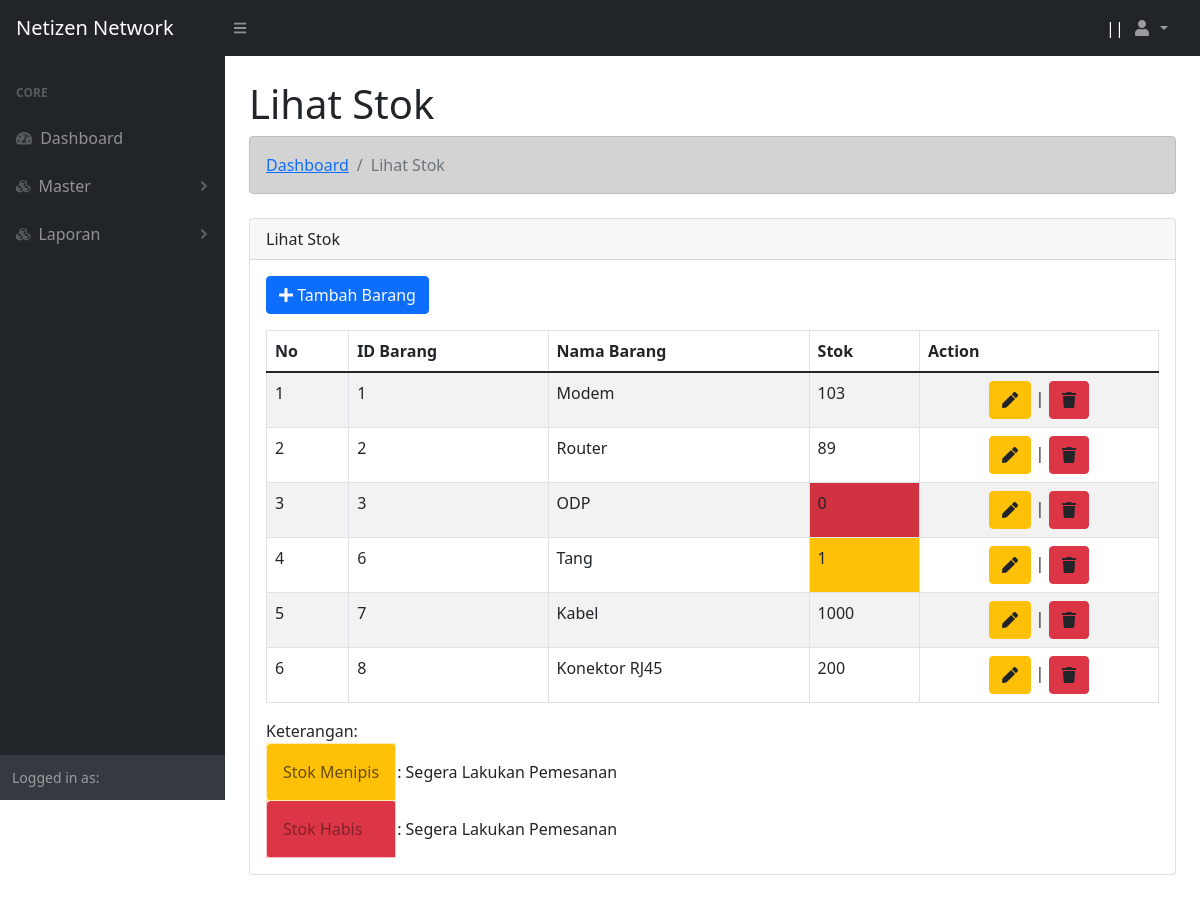
/operasional/lihat_stok.php, run on the app's committed database.
### tables this page shows
CREATE TABLE `tbl_barang` (
  `id_barang` int(11) NOT NULL,
  `nama_barang` varchar(20) NOT NULL,
  `stok` int(5) NOT NULL,
  `sisa_stok` int(10) NOT NULL
);

### functions.php (called while the page is built, shortened)
<?php
$koneksi = mysqli_connect("localhost","root","","webmanagement");
function query($query){
    global $koneksi;
    $result = mysqli_query($koneksi, $query);
    $rows = [];
    while ($row = mysqli_fetch_assoc($result)){
        $rows[] = $row;
    }
    return $rows;
}
?>

### operasional/lihat_stok.php (the view, shortened to what this page needs)
<?php
    require '../functions.php';
    $stok = query("SELECT * from tbl_barang")
?>
<!DOCTYPE html>
<html lang="en">
<head>
    <?php include "view/head.php";?>
</head>
<body class="sb-nav-fixed">
    <?php
        include "view/navbar.php";
        include "view/sidebar.php";
    ?>
    <div id="layoutSidenav_content">
        <main>
            <div class="container-fluid px-4">
                <h1 class="mt-4">Lihat Stok</h1>
                <ol class="breadcrumb alert alert-dark mb-4">
                    <li class="breadcrumb-item"><a href="index.php"> Dashboard </a></li>
                    <li class="breadcrumb-item active">Lihat Stok</li>
                </ol>
                <div class="row">
                    <div class="col">
                        <div class="card mb-4">
                            <div class="card-header">
                                Lihat Stok
                            </div>
                            <div class="card-body">
                            <button class="btn btn-primary mb-3"><i class="fas fa-plus"></i><a class="text-decoration-none text-light" href="tambah_barang.php"> Tambah Barang </a></button>
                                <table class="table table-striped table-bordered" id="tabel">
                                    <thead>
                                        <th>No</th>
                                        <th>ID Barang</th>
                                        <th>Nama Barang</th>
                                        <th>Stok</th>
                                        <th>Action</th>
                                    </thead>
                                    <tbody>
                                    <?php $i = 1; foreach ($stok as $row) :?>
                                        <tr>
                                            <td><?=$i;?></td>
                                            <td><?=$row["id_barang"];?></td>
                                            <td><?=$row["nama_barang"];?></td>
                                            <?php if($row["sisa_stok"] <= 0):?>
                                                <td class="bg-danger"><?=$row["sisa_stok"];?></td>
                                            <?php elseif($row["sisa_stok"] < 50):?>
                                                <td class="bg-warning"><?=$row["sisa_stok"];?></td>
                                            <?php else :?>
                                                <td><?=$row["sisa_stok"];?></td>
                                            <?php endif;?>
                                            <td class="text-center">
                                                <button class="btn btn-warning"><a class="text-decoration-none text-dark" href="edit_barang.php?id_barang=<?=$row["id_barang"];?>"><i class="fas fa-pen"></i></a></button> |
                                                <button class="btn btn-danger"><a class="text-decoration-none text-dark" href="edit_barang.php?id_brg=<?=$row["id_barang"];?>"><i class="fas fa-trash"></i></a></button>
                                            </td>
                                        </tr>
                                    <?php $i++; endforeach;?>
                                    </tbody>
                                </table>
                                <table>
                                    <tr class="">
                                        <td class="bg-warning alert alert-warning"> Stok Menipis </td>
                                        <td>  : Segera Lakukan Pemesanan</td>
                                    </tr>
                                    <tr class="">
                                        <td class="bg-danger alert alert-danger"> Stok Habis </td>
                                        <td>  : Segera Lakukan Pemesanan</td>
                                    </tr>
                                </table>
                            </div>
                        </div>
                    </div>
                </div>
            </div>
        </main>
    </div>
</body>
</html>

### data on the page
tbl_barang: id_barang "1", nama_barang "Modem", sisa_stok "103"
tbl_barang: id_barang "2", nama_barang "Router", sisa_stok "89"
tbl_barang: id_barang "3", nama_barang "ODP", sisa_stok "0"
tbl_barang: id_barang "6", nama_barang "Tang", sisa_stok "1"
tbl_barang: id_barang "7", nama_barang "Kabel", sisa_stok "1000"
tbl_barang: id_barang "8", nama_barang "Konektor RJ45", sisa_stok "200"
